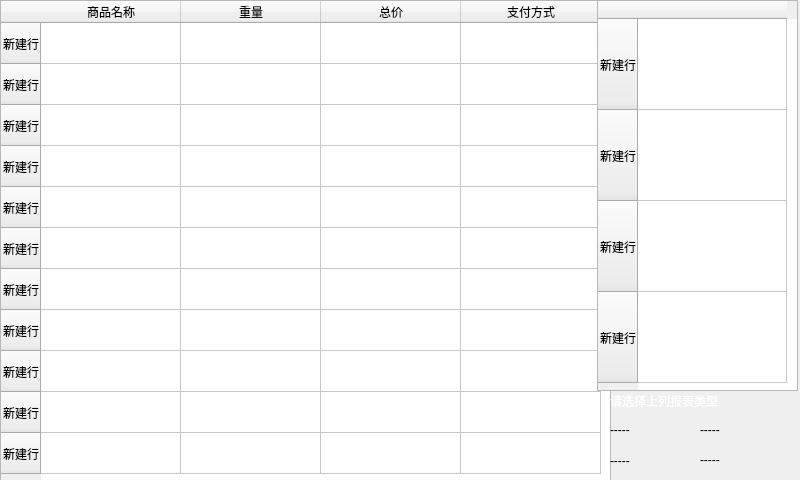
<?xml version="1.0" encoding="UTF-8"?>
<ui version="4.0">
 <class>FormReport700</class>
 <widget class="QWidget" name="FormReport700">
  <property name="geometry">
   <rect>
    <x>0</x>
    <y>0</y>
    <width>800</width>
    <height>480</height>
   </rect>
  </property>
  <property name="minimumSize">
   <size>
    <width>800</width>
    <height>480</height>
   </size>
  </property>
  <property name="maximumSize">
   <size>
    <width>800</width>
    <height>480</height>
   </size>
  </property>
  <property name="windowTitle">
   <string>Form</string>
  </property>
  <property name="styleSheet">
   <string notr="true">#FormReport700{border-image: url(:/image/report.png);}</string>
  </property>
  <widget class="QTableWidget" name="tableWidget">
   <property name="geometry">
    <rect>
     <x>0</x>
     <y>0</y>
     <width>611</width>
     <height>481</height>
    </rect>
   </property>
   <attribute name="horizontalHeaderDefaultSectionSize">
    <number>140</number>
   </attribute>
   <attribute name="horizontalHeaderMinimumSectionSize">
    <number>31</number>
   </attribute>
   <attribute name="verticalHeaderDefaultSectionSize">
    <number>41</number>
   </attribute>
   <row>
    <property name="text">
     <string>新建行</string>
    </property>
   </row>
   <row>
    <property name="text">
     <string>新建行</string>
    </property>
   </row>
   <row>
    <property name="text">
     <string>新建行</string>
    </property>
   </row>
   <row>
    <property name="text">
     <string>新建行</string>
    </property>
   </row>
   <row>
    <property name="text">
     <string>新建行</string>
    </property>
   </row>
   <row>
    <property name="text">
     <string>新建行</string>
    </property>
   </row>
   <row>
    <property name="text">
     <string>新建行</string>
    </property>
   </row>
   <row>
    <property name="text">
     <string>新建行</string>
    </property>
   </row>
   <row>
    <property name="text">
     <string>新建行</string>
    </property>
   </row>
   <row>
    <property name="text">
     <string>新建行</string>
    </property>
   </row>
   <row>
    <property name="text">
     <string>新建行</string>
    </property>
   </row>
   <column>
    <property name="text">
     <string>商品名称</string>
    </property>
   </column>
   <column>
    <property name="text">
     <string>重量</string>
    </property>
   </column>
   <column>
    <property name="text">
     <string>总价</string>
    </property>
   </column>
   <column>
    <property name="text">
     <string>支付方式</string>
    </property>
   </column>
  </widget>
  <widget class="QLabel" name="label_title">
   <property name="geometry">
    <rect>
     <x>610</x>
     <y>390</y>
     <width>191</width>
     <height>21</height>
    </rect>
   </property>
   <property name="styleSheet">
    <string notr="true">color: rgb(255, 255, 255);</string>
   </property>
   <property name="text">
    <string>请选择上列报表类型</string>
   </property>
  </widget>
  <widget class="QLabel" name="label_next">
   <property name="geometry">
    <rect>
     <x>610</x>
     <y>450</y>
     <width>91</width>
     <height>21</height>
    </rect>
   </property>
   <property name="text">
    <string>-----</string>
   </property>
  </widget>
  <widget class="QLabel" name="label_prior">
   <property name="geometry">
    <rect>
     <x>610</x>
     <y>420</y>
     <width>91</width>
     <height>20</height>
    </rect>
   </property>
   <property name="text">
    <string>-----</string>
   </property>
  </widget>
  <widget class="QLabel" name="label_num">
   <property name="geometry">
    <rect>
     <x>700</x>
     <y>449</y>
     <width>101</width>
     <height>21</height>
    </rect>
   </property>
   <property name="text">
    <string>-----</string>
   </property>
  </widget>
  <widget class="QTableWidget" name="tableWidget_item">
   <property name="geometry">
    <rect>
     <x>597</x>
     <y>0</y>
     <width>201</width>
     <height>391</height>
    </rect>
   </property>
   <attribute name="horizontalHeaderDefaultSectionSize">
    <number>149</number>
   </attribute>
   <attribute name="verticalHeaderDefaultSectionSize">
    <number>91</number>
   </attribute>
   <row>
    <property name="text">
     <string>新建行</string>
    </property>
   </row>
   <row>
    <property name="text">
     <string>新建行</string>
    </property>
   </row>
   <row>
    <property name="text">
     <string>新建行</string>
    </property>
   </row>
   <row>
    <property name="text">
     <string>新建行</string>
    </property>
   </row>
   <column>
    <property name="text">
     <string/>
    </property>
   </column>
  </widget>
  <widget class="QLabel" name="label_print">
   <property name="geometry">
    <rect>
     <x>700</x>
     <y>419</y>
     <width>101</width>
     <height>21</height>
    </rect>
   </property>
   <property name="text">
    <string>-----</string>
   </property>
  </widget>
 </widget>
 <resources/>
 <connections/>
</ui>
